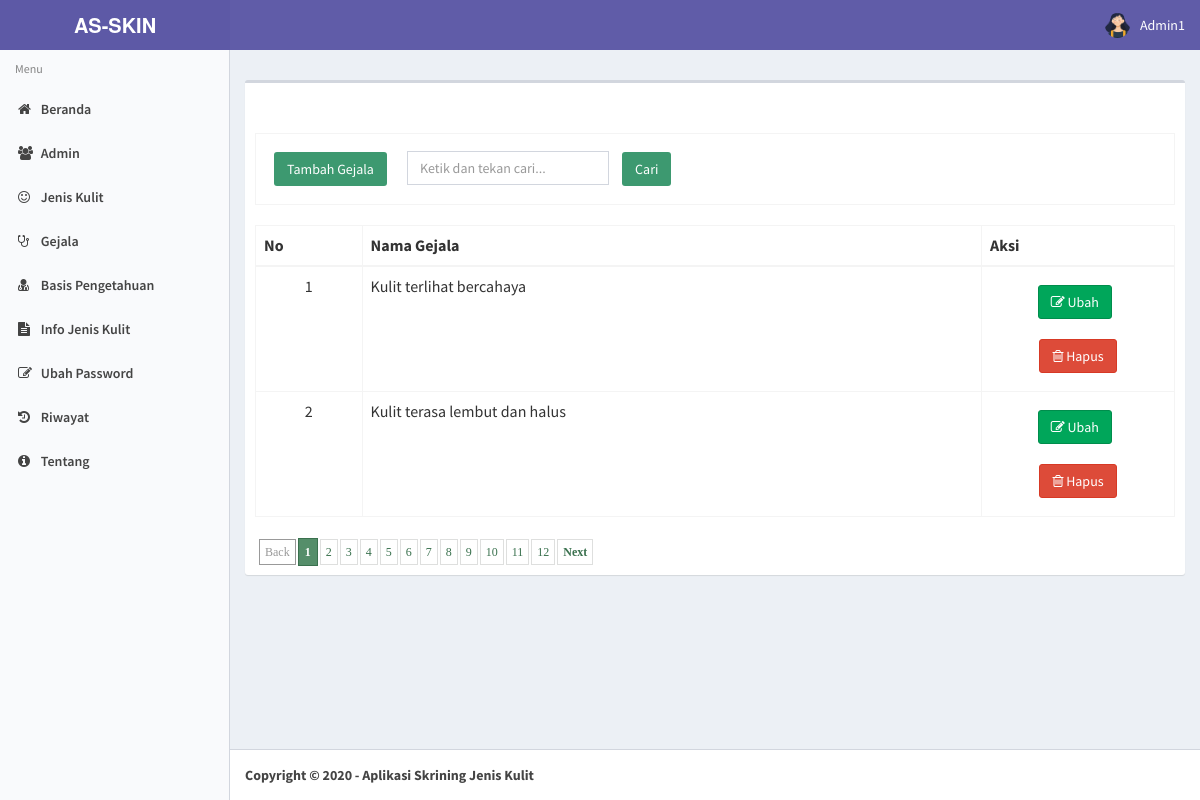
The page /gejala (signed in) on the database its author committed.
### tables this page shows
CREATE TABLE `tb_gejala` (
  `kd_gejala` int(11) NOT NULL,
  `nama_gejala` varchar(500) NOT NULL
);

### modul/gejala/gejala.php (the view, shortened to what this page needs)
<?php
if (!(isset($_SESSION['username']) && isset($_SESSION['password']))) {
    header('location:index.php');
    exit();
} else {
    ?>
<?php
$aksi="modul/gejala/aksi_gejala.php";
switch($_GET[act]){
  default:
  $offset=$_GET['offset'];
	$limit = 2;
	if (empty ($offset)) {
		$offset = 0;
	}
  $tampil=mysql_query("SELECT * FROM tb_gejala ORDER BY kd_gejala");
	echo "<form method=POST action='?module=gejala' name=text_form onsubmit='return Blank_TextField_Validator_Cari()'>
          <br><br><table class='table table-bordered'>
		  <tr><td><input class='btn bg-olive margin' type=button name=tambah value='Tambah Gejala' onclick=\"window.location.href='gejala/tambahgejala';\"><input type=text name='keyword' style='margin-left: 10px;' placeholder='Ketik dan tekan cari...' class='form-control' value='$_POST[keyword]' /> <input class='btn bg-olive margin' type=submit value='   Cari   ' name=Go></td> </tr>
          </table></form>";
		  $baris=mysql_num_rows($tampil);
	if ($_POST[Go]){
			$numrows = mysql_num_rows(mysql_query("SELECT * FROM tb_gejala where nama_gejala like '%$_POST[keyword]%'"));
			if ($numrows > 0){
				echo "<div class='alert alert-success alert-dismissible'>
                <h4><i class='icon fa fa-check'></i> Sukses!</h4>
                Gejala yang anda cari di temukan.
              </div>";
				$i = 1;
	echo" <table class='table table-bordered' style='overflow-x=auto' cellpadding='0' cellspacing='0'>
          <thead>
            <tr>
              <th>No</th>
              <th>Nama Gejala</th>
              <th width='21%'>Aksi</th>
            </tr>
          </thead>
		  <tbody>";
	$hasil = mysql_query("SELECT * FROM tb_gejala where nama_gejala like '%$_POST[keyword]%'");
	$no = 1;
	$counter = 1;
    while ($r=mysql_fetch_array($hasil)){
	if ($counter % 2 == 0) $warna = "dark";
	else $warna = "light";
       echo "<tr class='".$warna."'>
			 <td align=center>$no</td>
			 <td>$r[nama_gejala]</td>
			 <td align=center><a type='button' class='btn btn-success margin' href=gejala/editgejala/$r[kd_gejala]><i class='fa fa-pencil-square-o' aria-hidden='true'></i> Ubah </a> &nbsp;
	          <a type='button' class='btn btn-danger margin' href=\"JavaScript: confirmIt('Anda yakin akan menghapusnya ?','$aksi?module=gejala&act=hapus&id=$r[kd_gejala]','','','','u','n','Self','Self')\" onMouseOver=\"self.status=''; return true\" onMouseOut=\"self.status=''; return true\"><i class='fa fa-trash-o' aria-hidden='true'></i> Hapus</a>
             </td></tr>";
      $no++;
	  $counter++;
    }
    echo "</tbody></table>";
			}
			else{
				echo "<div class='alert alert-danger alert-dismissible'>
                <h4><i class='icon fa fa-ban'></i> Gagal!</h4>
                Maaf, Gejala yang anda cari tidak ditemukan , silahkan inputkan dengan benar dan cari kembali.
              </div>";
			}
		}else{
	if($baris>0){
	echo" <table class='table table-bordered' style='overflow-x=auto' cellpadding='0' cellspacing='0'>
          <thead>
            <tr>
              <th>No</th>
              <th>Nama Gejala</th>
              <th width='21%'>Aksi</th>
            </tr>
          </thead>
		  <tbody>
		  ";
	$hasil = mysql_query("SELECT * FROM tb_gejala ORDER BY kd_gejala limit $offset,$limit");
	$no = 1 + $offset;
	$counter = 1;
    while ($r=mysql_fetch_array($hasil)){
	if ($counter % 2 == 0) $warna = "dark";
	else $warna = "light";
       echo "<tr class='".$warna."'>
			 <td align=center>$no</td>
			 <td>$r[nama_gejala]</td>
			 <td align=center>
			 <a type='button' class='btn btn-success margin' href=gejala/editgejala/$r[kd_gejala]><i class='fa fa-pencil-square-o' aria-hidden='true'></i> Ubah </a> &nbsp;
	          <a type='button' class='btn btn-danger margin' href=\"JavaScript: confirmIt('Anda yakin akan menghapusnya ?','$aksi?module=gejala&act=hapus&id=$r[kd_gejala]','','','','u','n','Self','Self')\" onMouseOver=\"self.status=''; return true\" onMouseOut=\"self.status=''; return true\"><i class='fa fa-trash-o' aria-hidden='true'></i> Hapus</a>
             </td></tr>";
      $no++;
	  $counter++;
    }
    echo "</tbody></table>";
	echo "<div class=paging>";
	if ($offset!=0) {
		$prevoffset = $offset-10;
		echo "<span class=prevnext> <a href=index.php?module=gejala&offset=$prevoffset>Back</a></span>";
	}
	else {
		echo "<span class=disabled>Back</span>";
	}
	$halaman = intval($baris/$limit);
	for($i=1;$i<=$halaman;$i++){
		$newoffset = $limit * ($i-1);
		if($offset!=$newoffset){
			echo "<a href=index.php?module=gejala&offset=$newoffset>$i</a>";
		}
		else {
			echo "<span class=current>".$i."</span>";
		}
	}
	if(!(($offset/$limit)+1==$halaman) && $halaman !=1){
		$newoffset = $offset + $limit;
		echo "<span class=prevnext><a href=index.php?module=gejala&offset=$newoffset>Next</a>";
	}
	else {
		echo "<span class=disabled>Next</span>";
	}
	echo "</div>";
	}else{
	echo "<br><b>Data Kosong !</b>";
	}
	}
    break;
}
?>
<?php } ?>

### css/paging.css (style rules this page uses)
div.paging { padding:2px; margin:2px; text-align:left; font-family:Tahoma; font-size:12px; }
div.paging a { padding:5px 5px 5px 5px; margin-right:2px; border:1px solid #DEDFDE; text-decoration:none; color:#3a714e; }
div.paging span.current { padding:6px 6px 6px 6px; margin-right:2px; border:1px solid #3a714e; font-weight:bold; background-color:#558e6a; color:#FFFFFF; }
div.paging span.disabled { padding:5px 5px 5px 5px; margin-right:2px; border:1px solid #999999; color:#999999; }
div.paging span.prevnext { font-weight:bold; }

### css/style.css (style rules this page uses)
div.paging { margin-top: 25px; }

### rows shown on the page
tb_gejala: nama_gejala "Kulit terlihat bercahaya"
tb_gejala: nama_gejala "Kulit terasa lembut dan halus"

### other values the page prints
$_SESSION['username'] "Admin1"
